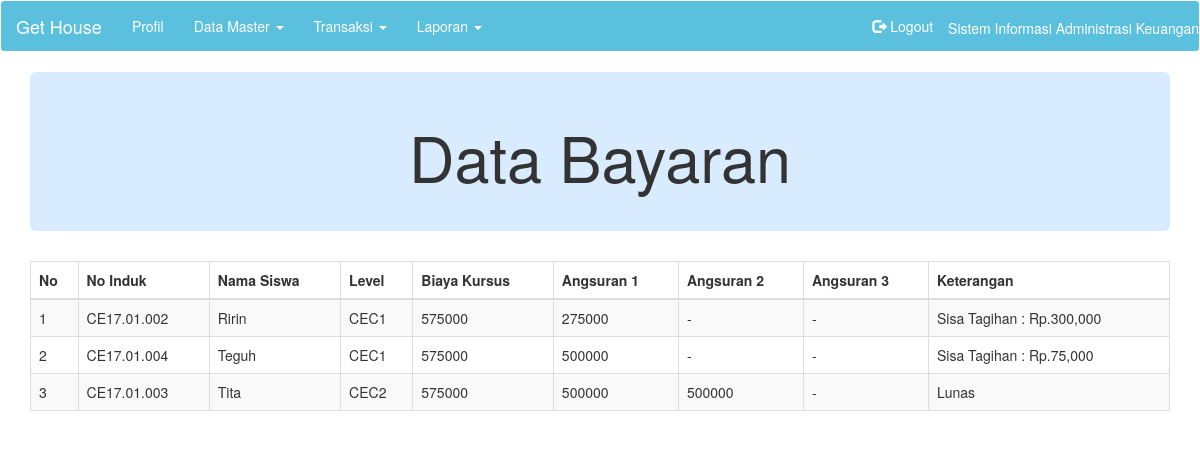
/data-bayaran.php (signed in), run on the app's committed database.
### tables this page shows
CREATE TABLE `tbl_pembayaran` (
  `tgl_pembayaran` date NOT NULL,
  `no_kwitansi` varchar(20) NOT NULL,
  `no_induk` varchar(15) NOT NULL,
  `nama_siswa` varchar(25) NOT NULL,
  `level` varchar(15) NOT NULL,
  `status_pembayaran` varchar(25) NOT NULL,
  `nominal` int(11) NOT NULL
);

CREATE TABLE `tbl_paketlevel` (
  `level` varchar(15) NOT NULL,
  `nama_level` varchar(25) NOT NULL,
  `biaya` int(11) NOT NULL
);

### data-bayaran.php (the view, shortened to what this page needs)
<?php
include 'header.php';
$query = mysql_query("SELECT DISTINCT *, sum(tbl_pembayaran.nominal) as total FROM tbl_pembayaran, tbl_paketlevel where tbl_paketlevel.level = tbl_pembayaran.level GROUP BY nama_siswa") or die(mysql_error());
?>
<body class="fade-out">
    <div class="container">
        <div class="jumbotron">
            <h1><center>Data Bayaran</center></h1>
        </div>
    <div class="row">
        <div class="col-md-12">
        <table class="table table-striped table-bordered">
            <thead>
                <tr>
                    <th>No</th>
                    <th>No Induk</th>
                    <th>Nama Siswa</th>
                    <th>Level</th>
                    <th>Biaya Kursus</th>
                    <th>Angsuran 1</th>
                    <th>Angsuran 2</th>
                    <th>Angsuran 3</th>
                    <th>Keterangan</th>
                </tr>
            </thead>
            <tbody>
               <?php
            if(mysql_num_rows($query) == 0){
            echo '<tr><td colspan="7">Tidak ada data!</td></tr>';
        }else{
            $no = 1;
            while($data = mysql_fetch_assoc($query)){
                $ni = $data['no_induk'];
                echo '<tr>';
                    echo '<td>'.$no.'</td>';
                    echo '<td>'.$data['no_induk'].'</td>';
                    echo '<td>'.$data['nama_siswa'].'</td>';
                    echo '<td>'.$data['level'].'</td>';
                    echo '<td>'.$data['biaya'].'</td>';
                    $query2 =mysql_query("SELECT * FROM tbl_pembayaran where no_induk = '$ni' and status_pembayaran = 'Angsuran 1' ");
                    $angsuran1 = mysql_fetch_array($query2);
                    if (empty($angsuran1['nominal'])) {
                        $a1 = '-';
                        echo '<td>'.$a1.'</td>';
                    }else {
                        echo '<td>'.$angsuran1['nominal'];
                    };
                    $query3 =mysql_query("SELECT * FROM tbl_pembayaran where no_induk = '$ni' and status_pembayaran = 'Angsuran 2' ");
                    $angsuran2 = mysql_fetch_array($query3);
                    if (empty($angsuran2['nominal'])) {
                        $a2 = '-';
                        echo '<td>'.$a2.'</td>';
                    }else {
                        echo '<td>'.$angsuran2['nominal'].'</td>';
                    };
                     $query4 =mysql_query("SELECT * FROM tbl_pembayaran where no_induk = '$ni' and status_pembayaran = 'Angsuran 3' ");
                    $angsuran3 = mysql_fetch_array($query4);
                    if (empty($angsuran3['nominal'])) {
                        $a3 = '-';
                        echo '<td>'.$a3.'</td>';
                    }else {
                        echo '<td>'.$angsuran3['nominal'].'</td>';
                    };
                    $totalbayar = $data['total'];
                    $biaya = $data['biaya'];
                    $keterangan = $totalbayar - $biaya;
                    if ($keterangan >= 0) {
                        echo '<td>'.'Lunas'.'</td>';
                    }else {
                        echo '<td>'.'Sisa Tagihan : Rp.'.number_format(abs($keterangan),0).'</td>';
                    };
                echo '</tr>';
                $no++;
                }
            }
            ?>
            </tbody>
        </table>
        </div>
    </div>
</body>
</html>

### header.php (style rules this page uses)
.jumbotron { padding-top: 30px; padding-bottom: 30px; color: inherit; background-color: #d8ebff; }

### data on the page
tbl_pembayaran: no_induk "CE17.01.002", nama_siswa "Ririn", tbl_paketlevel.level "CEC1", tbl_paketlevel.biaya "575000", nominal "275000", a2 "-", a3 "-", keterangan "300,000"
tbl_pembayaran: no_induk "CE17.01.004", nama_siswa "Teguh", tbl_paketlevel.level "CEC1", tbl_paketlevel.biaya "575000", nominal "500000", a2 "-", a3 "-", keterangan "75,000"
tbl_pembayaran: no_induk "CE17.01.003", nama_siswa "Tita", tbl_paketlevel.level "CEC2", tbl_paketlevel.biaya "575000", nominal "500000", tbl_pembayaran.nominal "500000", a3 "-", shows "Lunas"
